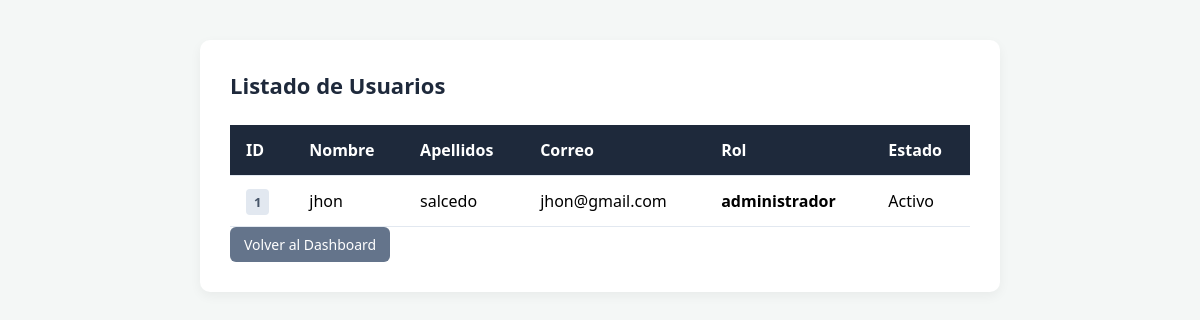
Before: /index.php?accion=listarUsuarios (signed in) with the older database file.
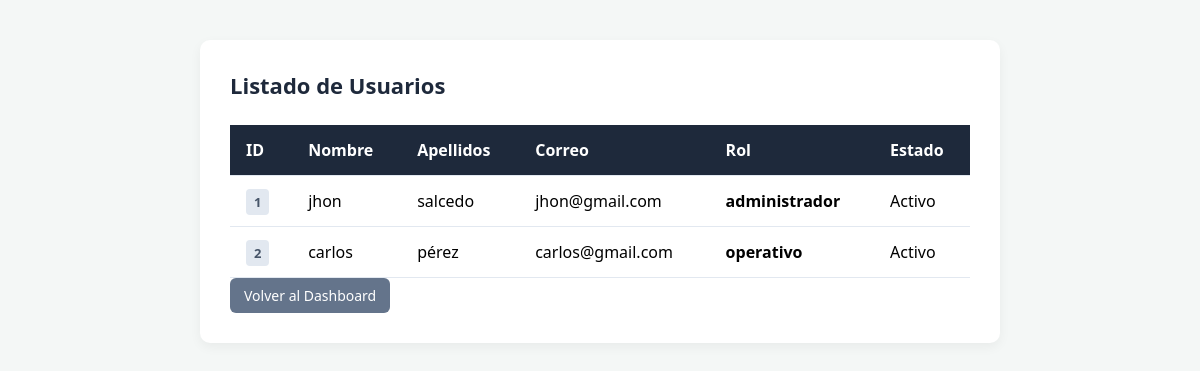
After: the same page with the newer database file.
### tables this page shows
create table usuarios (
    id_usuario int auto_increment primary key,
    nombre varchar(100) not null,
    apellidos varchar(100) not null,
    correo varchar(100) not null unique,
    password varchar(255) not null,
    id_rol int not null,
    estado tinyint(1) not null default 1,
    fecha_registro datetime default current_timestamp,
    constraint fk_usuario_rol foreign key (id_rol) references roles(id_rol)
);

create table roles (
    id_rol int auto_increment primary key,
    nombre varchar(50) not null unique,
    descripcion varchar(255)
);

### app/controllers/UsuarioController.php (called while the page is built, shortened)
<?php
require_once __DIR__ . '/../models/Usuario.php';
class UsuarioController {
    private $usuario;
    public function __construct() {
        $this->usuario = new Usuario();
    }
    public function listar() {
        $usuarios = $this->usuario->listar();
        require __DIR__ . '/../views/usuarios/listar.php';
    }
}

### app/config/Conexion.php (called while the page is built)
<?php
class Conexion
{
    private static $host = 'localhost';
    private static $dbname = 'kargotrack';
    private static $username = 'root';
    private static $password = '';
    public static function getConnection(): PDO
    {
        return self::conectar();
    }
    public static function conectar(): PDO
    {
        $dsn = 'mysql:host=' . self::$host .
               ';dbname=' . self::$dbname .
               ';charset=utf8mb4';
        return new PDO(
            $dsn,
            self::$username,
            self::$password,
            [
                PDO::ATTR_ERRMODE => PDO::ERRMODE_EXCEPTION,
                PDO::ATTR_DEFAULT_FETCH_MODE => PDO::FETCH_ASSOC
            ]
        );
    }
}

### app/models/Usuario.php (called while the page is built, shortened)
<?php
require_once __DIR__ . '/../config/Conexion.php';
class Usuario {
    private $pdo;
    public function __construct() {
        $this->pdo = Conexion::getConnection();
    }
    public function listar() {
        $sql = "SELECT u.*, r.nombre AS rol_nombre
                FROM usuarios u
                INNER JOIN roles r ON u.id_rol = r.id_rol";
        $stmt = $this->pdo->prepare($sql);
        $stmt->execute();
        return $stmt->fetchAll(PDO::FETCH_ASSOC);
    }
}

### app/views/usuarios/listar.php (the view, shortened to what this page needs)
<!DOCTYPE html>
<html lang="es">
<head>
    <link rel="stylesheet" href="public/css/estilos_roles.css">
</head>
<body>
    <div class="container">
        <div class="top-actions">
            <h2>Listado de Usuarios</h2>
        </div>
        <table>
            <thead>
                <tr>
                    <th>ID</th>
                    <th>Nombre</th>
                    <th>Apellidos</th>
                    <th>Correo</th>
                    <th>Rol</th>
                    <th>Estado</th>
                </tr>
            </thead>
            <tbody>
                <?php if (!empty($usuarios)): ?>
                    <?php foreach ($usuarios as $u): ?>
                        <tr>
                            <td><span class="badge-id"><?php echo $u['id_usuario']; ?></span></td>
                            <td><?php echo htmlspecialchars($u['nombre']); ?></td>
                            <td><?php echo htmlspecialchars($u['apellidos']); ?></td>
                            <td><?php echo htmlspecialchars($u['correo']); ?></td>
                            <td><strong><?php echo htmlspecialchars($u['rol_nombre']); ?></strong></td>
                            <td>
                                <span>
                                    <?php echo ($u['estado'] == 1) ? 'Activo' : 'Inactivo'; ?>
                                </span>
                            </td>
                        </tr>
                    <?php endforeach; ?>
                <?php else: ?>
                    <tr>
                        <td colspan="6" class="empty-message">No hay usuarios registrados.</td>
                    </tr>
                <?php endif; ?>
            </tbody>
        </table>
        <a href="index.php?accion=dashboardAdmin" class="btn btn-secondary">Volver al Dashboard</a>
    </div>
</body>
</html>

### index.php (shortened to what this page needs)
<?php
require_once __DIR__ . '/app/controllers/UsuarioController.php';
require_once __DIR__ . '/app/config/Conexion.php';
$usuarioController = new UsuarioController();
$accion = $_GET['accion'] ?? $_GET['action'] ?? 'inicio';
switch ($accion) {
    case 'listarUsuarios':
        $usuarioController->listar();
        break;
}

### public/css/estilos_roles.css (style rules this page uses)
* { box-sizing: border-box; margin: 0; padding: 0; font-family: 'Segoe UI', Tahoma, Geneva, Verdana, sans-serif; }
body { background-color: #f4f7f6; padding: 40px 20px; }
.container { max-width: 800px; margin: auto; background: #ffffff; padding: 30px; border-radius: 10px; box-shadow: 0 4px 12px rgba(0, 0, 0, 0.05); }
.top-actions { display: flex; justify-content: space-between; align-items: center; margin-bottom: 25px; }
h2 { color: #1e293b; font-size: 22px; }
table { width: 100%; border-collapse: collapse; margin-top: 10px; }
th, td { padding: 14px 16px; text-align: left; border-bottom: 1px solid #e2e8f0; }
th { background-color: #1e293b; color: white; font-weight: 600; }
.badge-id { background-color: #e2e8f0; color: #475569; padding: 4px 8px; border-radius: 4px; font-weight: bold; font-size: 13px; }
.btn { padding: 8px 14px; text-decoration: none; border-radius: 6px; font-size: 14px; font-weight: 500; display: inline-block; border: none; cursor: pointer; transition: background-color 0.2s; }
.btn-secondary { background-color: #64748b; color: white; }

Changed rows visible on the page:
added usuarios: id_usuario "2", nombre "carlos", apellidos "pérez", correo "carlos@gmail.com", id_rol.nombre "operativo", estado "Activo"
